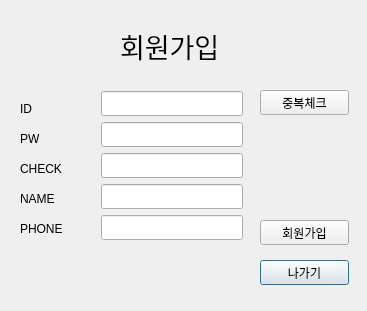
<?xml version="1.0" encoding="UTF-8"?>
<ui version="4.0">
 <class>signup</class>
 <widget class="QDialog" name="signup">
  <property name="geometry">
   <rect>
    <x>0</x>
    <y>0</y>
    <width>367</width>
    <height>311</height>
   </rect>
  </property>
  <property name="windowTitle">
   <string>Dialog</string>
  </property>
  <widget class="QLabel" name="id">
   <property name="geometry">
    <rect>
     <x>20</x>
     <y>100</y>
     <width>67</width>
     <height>17</height>
    </rect>
   </property>
   <property name="text">
    <string>ID</string>
   </property>
  </widget>
  <widget class="QLabel" name="name">
   <property name="geometry">
    <rect>
     <x>20</x>
     <y>190</y>
     <width>67</width>
     <height>17</height>
    </rect>
   </property>
   <property name="text">
    <string>NAME</string>
   </property>
  </widget>
  <widget class="QPushButton" name="out_btn">
   <property name="geometry">
    <rect>
     <x>260</x>
     <y>260</y>
     <width>89</width>
     <height>25</height>
    </rect>
   </property>
   <property name="text">
    <string>나가기</string>
   </property>
  </widget>
  <widget class="QLabel" name="pw">
   <property name="geometry">
    <rect>
     <x>20</x>
     <y>130</y>
     <width>67</width>
     <height>17</height>
    </rect>
   </property>
   <property name="text">
    <string>PW</string>
   </property>
  </widget>
  <widget class="QLabel" name="phone">
   <property name="geometry">
    <rect>
     <x>20</x>
     <y>220</y>
     <width>67</width>
     <height>17</height>
    </rect>
   </property>
   <property name="text">
    <string>PHONE</string>
   </property>
  </widget>
  <widget class="QLabel" name="check_pw">
   <property name="geometry">
    <rect>
     <x>20</x>
     <y>160</y>
     <width>67</width>
     <height>17</height>
    </rect>
   </property>
   <property name="text">
    <string>CHECK</string>
   </property>
  </widget>
  <widget class="QPushButton" name="id_check">
   <property name="geometry">
    <rect>
     <x>260</x>
     <y>90</y>
     <width>89</width>
     <height>25</height>
    </rect>
   </property>
   <property name="text">
    <string>중복체크</string>
   </property>
  </widget>
  <widget class="QPushButton" name="singup_btn">
   <property name="geometry">
    <rect>
     <x>260</x>
     <y>220</y>
     <width>89</width>
     <height>25</height>
    </rect>
   </property>
   <property name="text">
    <string>회원가입</string>
   </property>
  </widget>
  <widget class="QLabel" name="label">
   <property name="geometry">
    <rect>
     <x>120</x>
     <y>20</y>
     <width>131</width>
     <height>51</height>
    </rect>
   </property>
   <property name="font">
    <font>
     <pointsize>20</pointsize>
    </font>
   </property>
   <property name="text">
    <string>회원가입</string>
   </property>
  </widget>
  <widget class="QLineEdit" name="id_input">
   <property name="geometry">
    <rect>
     <x>101</x>
     <y>91</y>
     <width>142</width>
     <height>25</height>
    </rect>
   </property>
   <property name="text">
    <string/>
   </property>
  </widget>
  <widget class="QLineEdit" name="pw_input">
   <property name="geometry">
    <rect>
     <x>101</x>
     <y>122</y>
     <width>142</width>
     <height>25</height>
    </rect>
   </property>
   <property name="text">
    <string/>
   </property>
  </widget>
  <widget class="QLineEdit" name="name_input">
   <property name="geometry">
    <rect>
     <x>101</x>
     <y>184</y>
     <width>142</width>
     <height>25</height>
    </rect>
   </property>
  </widget>
  <widget class="QLineEdit" name="pw_check">
   <property name="geometry">
    <rect>
     <x>101</x>
     <y>153</y>
     <width>142</width>
     <height>25</height>
    </rect>
   </property>
   <property name="text">
    <string/>
   </property>
  </widget>
  <widget class="QLineEdit" name="phone_input">
   <property name="geometry">
    <rect>
     <x>101</x>
     <y>215</y>
     <width>142</width>
     <height>25</height>
    </rect>
   </property>
  </widget>
 </widget>
 <resources/>
 <connections/>
</ui>
